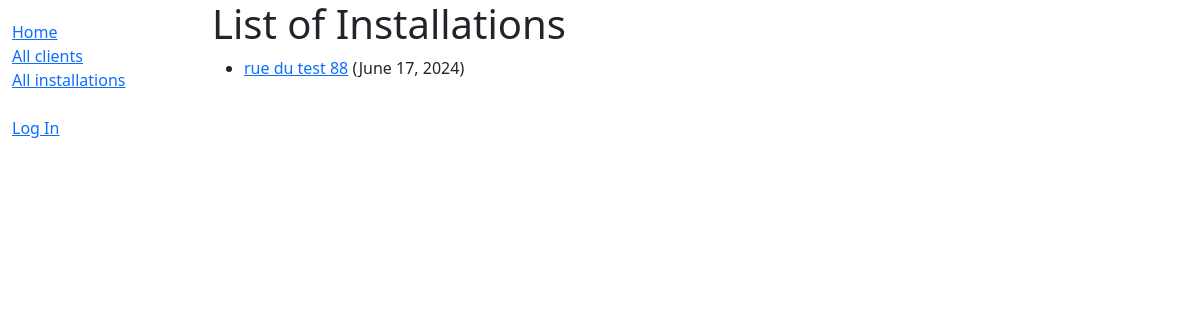
The app's page /ohmtimize/installations/, older data.
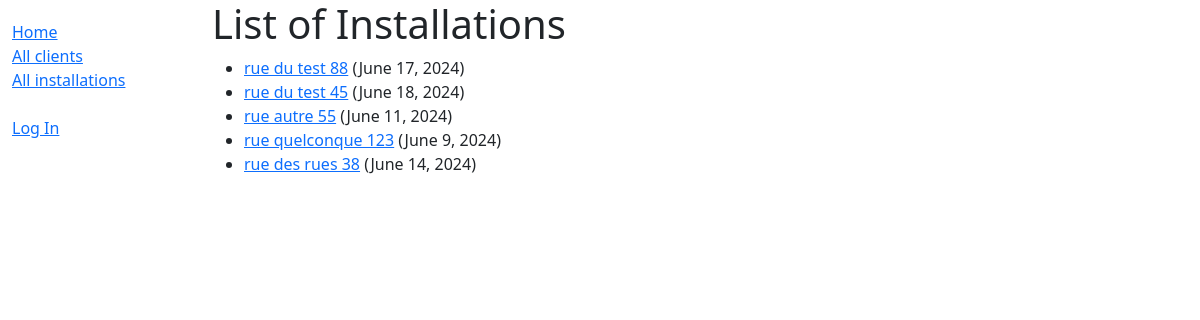
The same page, newer data.
### ohmtimize/models.py (models this page shows, shortened)
class Installation(models.Model):
    address = models.CharField(
        max_length=200,
        unique=True,
        help_text='Enter installation address'
    )
    postcode = models.CharField(max_length=4, help_text='Enter postcode', default='0000')
    date = models.DateField(null=True, blank=True)
    def get_absolute_url(self):
        return reverse('installation-detail', args=[str(self.id)])
    class Meta:
        constraints = [
            UniqueConstraint(
                Lower('address'),
                name='installation_address_case_insensitive_unique',
                violation_error_message='An installation with that address already exists.'
            ),
        ]

### ohmtimize/views.py (the view)
# urls.py: path('installations/', views.InstallationListView.as_view(), name='installations'),
class InstallationListView(generic.ListView):
    model = Installation
    paginate_by = 5
    context_object_name = 'installation_list'
    queryset = Installation.objects.all()

### ohmtimize/templates/ohmtimize/installation_list.html
{% extends "base_generic.html" %}
{% block content %}
  <h1>List of Installations</h1>
  {% if installation_list %}
    <ul>
      {% for installation in installation_list %}
      <li>
        <a href="{{ installation.get_absolute_url }}">{{ installation.address }}</a>
        ({{installation.date}})
      </li>
      {% endfor %}
    </ul>
  {% else %}
    <p>There are no installations in the database.</p>
  {% endif %}
{% endblock %}

Row changes from the older to the newer data that the page shows:
added Installation: address "rue du test 45", date "June 18, 2024"
added Installation: address "rue autre 55", date "June 11, 2024"
added Installation: address "rue quelconque 123", date "June 9, 2024"
added Installation: address "rue des rues 38", date "June 14, 2024"
